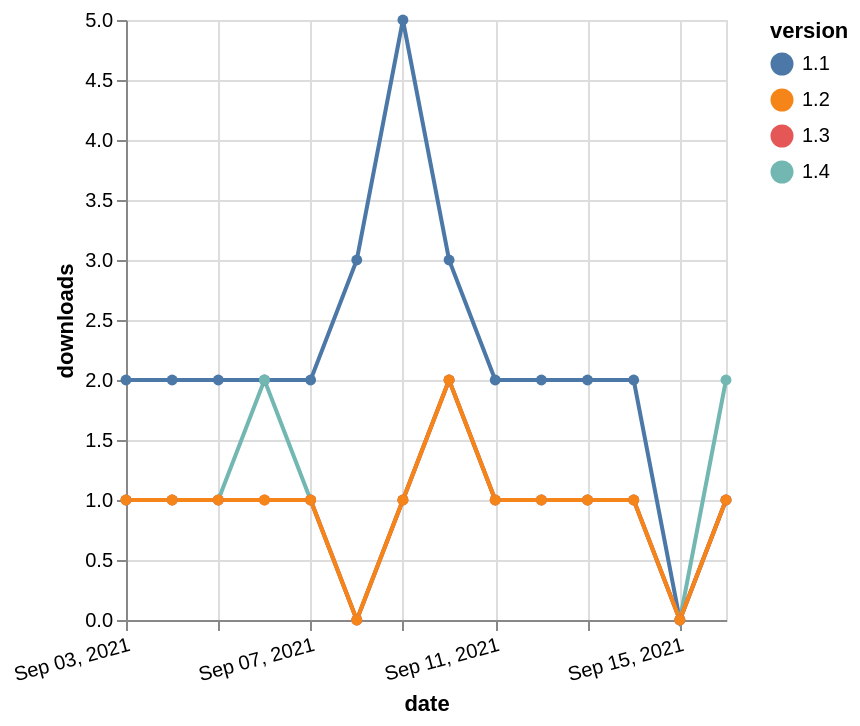

Write the Vega-Lite specification saved for this chart.
### Vega-Lite specification from a JSON file in a GitHub repository (floating-point values rounded to 4 significant figures)
{"$schema": "https://vega.github.io/schema/vega-lite/v5.json", "description": "A simple bar chart with embedded data.", "data": {"values": [{"date": "2021-09-03", "total": 2761, "delta": 2, "version": "1.1"}, {"date": "2021-09-04", "total": 2763, "delta": 2, "version": "1.1"}, {"date": "2021-09-05", "total": 2765, "delta": 2, "version": "1.1"}, {"date": "2021-09-06", "total": 2767, "delta": 2, "version": "1.1"}, {"date": "2021-09-07", "total": 2769, "delta": 2, "version": "1.1"}, {"date": "2021-09-08", "total": 2772, "delta": 3, "version": "1.1"}, {"date": "2021-09-09", "total": 2777, "delta": 5, "version": "1.1"}, {"date": "2021-09-10", "total": 2780, "delta": 3, "version": "1.1"}, {"date": "2021-09-11", "total": 2782, "delta": 2, "version": "1.1"}, {"date": "2021-09-12", "total": 2784, "delta": 2, "version": "1.1"}, {"date": "2021-09-13", "total": 2786, "delta": 2, "version": "1.1"}, {"date": "2021-09-14", "total": 2788, "delta": 2, "version": "1.1"}, {"date": "2021-09-15", "total": 2788, "delta": 0, "version": "1.1"}, {"date": "2021-09-16", "total": 2789, "delta": 1, "version": "1.1"}, {"date": "2021-09-03", "total": 151, "delta": 1, "version": "1.4"}, {"date": "2021-09-04", "total": 152, "delta": 1, "version": "1.4"}, {"date": "2021-09-05", "total": 153, "delta": 1, "version": "1.4"}, {"date": "2021-09-06", "total": 155, "delta": 2, "version": "1.4"}, {"date": "2021-09-07", "total": 156, "delta": 1, "version": "1.4"}, {"date": "2021-09-08", "total": 156, "delta": 0, "version": "1.4"}, {"date": "2021-09-09", "total": 157, "delta": 1, "version": "1.4"}, {"date": "2021-09-10", "total": 159, "delta": 2, "version": "1.4"}, {"date": "2021-09-11", "total": 160, "delta": 1, "version": "1.4"}, {"date": "2021-09-12", "total": 161, "delta": 1, "version": "1.4"}, {"date": "2021-09-13", "total": 162, "delta": 1, "version": "1.4"}, {"date": "2021-09-14", "total": 163, "delta": 1, "version": "1.4"}, {"date": "2021-09-15", "total": 163, "delta": 0, "version": "1.4"}, {"date": "2021-09-16", "total": 165, "delta": 2, "version": "1.4"}, {"date": "2021-09-03", "total": 186, "delta": 1, "version": "1.3"}, {"date": "2021-09-04", "total": 187, "delta": 1, "version": "1.3"}, {"date": "2021-09-05", "total": 188, "delta": 1, "version": "1.3"}, {"date": "2021-09-06", "total": 189, "delta": 1, "version": "1.3"}, {"date": "2021-09-07", "total": 190, "delta": 1, "version": "1.3"}, {"date": "2021-09-08", "total": 190, "delta": 0, "version": "1.3"}, {"date": "2021-09-09", "total": 191, "delta": 1, "version": "1.3"}, {"date": "2021-09-10", "total": 193, "delta": 2, "version": "1.3"}, {"date": "2021-09-11", "total": 194, "delta": 1, "version": "1.3"}, {"date": "2021-09-12", "total": 195, "delta": 1, "version": "1.3"}, {"date": "2021-09-13", "total": 196, "delta": 1, "version": "1.3"}, {"date": "2021-09-14", "total": 197, "delta": 1, "version": "1.3"}, {"date": "2021-09-15", "total": 197, "delta": 0, "version": "1.3"}, {"date": "2021-09-16", "total": 198, "delta": 1, "version": "1.3"}, {"date": "2021-09-03", "total": 240, "delta": 1, "version": "1.2"}, {"date": "2021-09-04", "total": 241, "delta": 1, "version": "1.2"}, {"date": "2021-09-05", "total": 242, "delta": 1, "version": "1.2"}, {"date": "2021-09-06", "total": 243, "delta": 1, "version": "1.2"}, {"date": "2021-09-07", "total": 244, "delta": 1, "version": "1.2"}, {"date": "2021-09-08", "total": 244, "delta": 0, "version": "1.2"}, {"date": "2021-09-09", "total": 245, "delta": 1, "version": "1.2"}, {"date": "2021-09-10", "total": 247, "delta": 2, "version": "1.2"}, {"date": "2021-09-11", "total": 248, "delta": 1, "version": "1.2"}, {"date": "2021-09-12", "total": 249, "delta": 1, "version": "1.2"}, {"date": "2021-09-13", "total": 250, "delta": 1, "version": "1.2"}, {"date": "2021-09-14", "total": 251, "delta": 1, "version": "1.2"}, {"date": "2021-09-15", "total": 251, "delta": 0, "version": "1.2"}, {"date": "2021-09-16", "total": 252, "delta": 1, "version": "1.2"}]}, "width": "container", "mark": {"type": "line", "point": {"filled": true}}, "encoding": {"x": {"field": "date", "type": "temporal", "timeUnit": "yearmonthdate", "title": "date", "axis": {"labelAngle": -15}}, "y": {"field": "delta", "type": "quantitative", "title": "downloads"}, "color": {"field": "version", "type": "nominal"}, "tooltip": {"field": "delta"}}}
